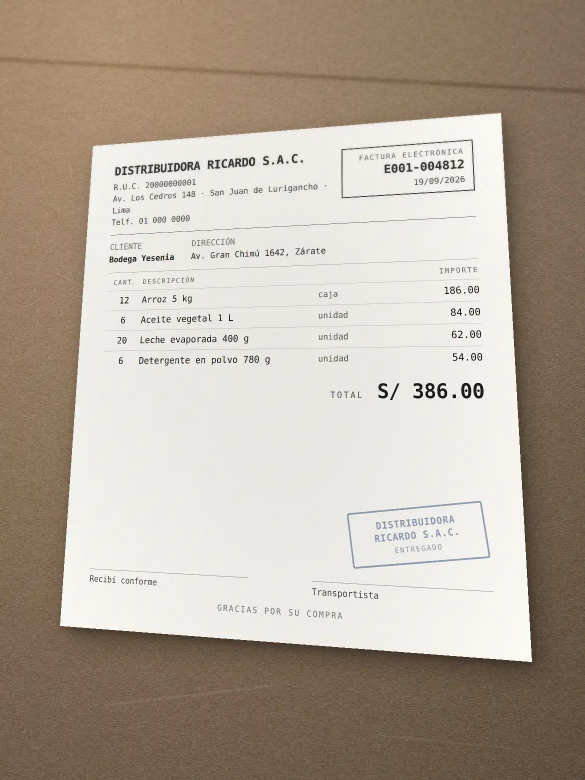
#> input picture website/peru/demos/av/invoice-counter-es.webp, 1170 x 1560 px, given in place of paper-es.png, which was not available (shown at 1/2 size)
$ python shoot_invoice.py --lang es '#' writes invoice-counter-es.webp
#> lines starting #> are read from the running program, lines starting #| are printed output that depends on the picture; after the words box and inside, x2 and y2 are one past the last pixel; in counts of white or black regions, pixels touching at a corner belong together; pictures that were not available may be replaced by others from this repository, and a replacement may not be noted
#!/usr/bin/env python
"""The photographed invoice: render the paper, warp it onto a counter, light it, grain it.

Out: peru/demos/av/invoice-counter.webp at 1170 x 1560 (3x of the camera's 390 x 520 window).

THE PAPER IS PRINTED IN ONE LANGUAGE, so it is an asset with a language. `peru/demos/entrega.html`
asks for `invoice-counter-es.webp` when it is painting Spanish and falls back to the English one
until that file lands.

ONE TEMPLATE, TWO PAPERS. `invoice.html` beside this file is the English paper and stays English;
`WORDS` below is the Spanish twin of every printed word on it, keyed by the exact English, the same
shape `peru/i18n/es/*.json` uses for the pages. Nothing else on the paper moves: the supplier, the
R.U.C., the series and number, the date, the four lines, their amounts and S/ 386.00 are the same
document in both languages, which is what `entrega.html`'s `es` table reads back off the screen.

    /home/peter/wt/bodega-pay-later/.venv/bin/python peru/tools/shoot_invoice.py
    …/python peru/tools/shoot_invoice.py --lang es      # writes invoice-counter-es.webp

It came out of the build's scratchpad on 20 September so it survives the session that wrote it;
`peru/tools/` is excluded from the upload by .vercelignore, as the rest of the rig is.
"""
import math, pathlib, subprocess, sys, tempfile
from PIL import Image, ImageDraw, ImageFilter, ImageChops

HERE = pathlib.Path(__file__).resolve().parent
ROOT = HERE.parents[1]
AV = ROOT / "peru" / "demos" / "av"
W, H = 1170, 1560
PAPER_W, PAPER_H = 900, 1010

# The printed words, in the order they stand on the paper. A Lima distributor's own vocabulary:
# the series E001 is SUNAT's electronic one, so the box says FACTURA ELECTRÓNICA; the two signature
# lines on a Peruvian delivery are «Recibí conforme» and «Transportista»; the telephone is «Telf.».
WORDS = {
    "es": [
        ('<html lang="en">', '<html lang="es-PE">'),
        ("Tel. 01 000 0000", "Telf. 01 000 0000"),
        ('<div class="k">INVOICE</div>', '<div class="k">FACTURA ELECTRÓNICA</div>'),
        (">CUSTOMER<", ">CLIENTE<"),
        (">ADDRESS<", ">DIRECCIÓN<"),
        ('<th class="c">QTY</th>', '<th class="c">CANT.</th>'),
        ("<th>DESCRIPTION</th>", "<th>DESCRIPCIÓN</th>"),
        ('<th class="r">AMOUNT</th>', '<th class="r">IMPORTE</th>'),
        ("<td>Rice 5 kg</td>", "<td>Arroz 5 kg</td>"),
        ("<td>Cooking oil 1 L</td>", "<td>Aceite vegetal 1 L</td>"),
        ("<td>Evaporated milk 400 g</td>", "<td>Leche evaporada 400 g</td>"),
        ("<td>Powder detergent 780 g</td>", "<td>Detergente en polvo 780 g</td>"),
        ('<td class="u">box</td>', '<td class="u">caja</td>'),
        ('<td class="u">unit</td>', '<td class="u">unidad</td>'),
        ('<div class="s">DELIVERED</div>', '<div class="s">ENTREGADO</div>'),
        ('<div class="line">Received by</div>', '<div class="line">Recibí conforme</div>'),
        ('<div class="line">Driver</div>', '<div class="line">Transportista</div>'),
        ("THANK YOU FOR YOUR PURCHASE", "GRACIAS POR SU COMPRA"),
    ],
}


def paper_source(lang: str) -> pathlib.Path:
    """The paper in one language. English is the file as it stands; Spanish is that file with
    every printed word replaced, and a word that no longer matches stops the shoot rather than
    printing half a translated invoice."""
    src = HERE / "invoice.html"
    if lang == "en":
        return src
    text = src.read_text(encoding="utf-8")
    for was, now in WORDS[lang]:
        if was not in text:
            raise SystemExit(f"  invoice.html no longer says {was!r} — the {lang} paper is stale")
        text = text.replace(was, now)
    out = pathlib.Path(tempfile.mkdtemp(prefix="paper-")) / f"invoice-{lang}.html"
    out.write_text(text, encoding="utf-8")
    return out


def render_paper(png: pathlib.Path, lang: str) -> None:
    from playwright.sync_api import sync_playwright
    with sync_playwright() as pw:
        b = pw.chromium.launch(args=["--force-color-profile=srgb", "--font-render-hinting=none"])
        ctx = b.new_context(viewport={"width": PAPER_W, "height": PAPER_H}, device_scale_factor=2)
        page = ctx.new_page()
        page.goto("file://" + str(paper_source(lang)), wait_until="load")
        page.wait_for_timeout(300)
        # A translated label is longer, and on this paper nothing ever overflows — the boxes grow
        # and the text wraps — so «does it overflow» is a question that can only ever answer no.
        # What a longer word actually costs is VERTICAL room: the head, the table and the total
        # grow down the sheet towards the stamp and the signature lines, which are pinned to the
        # foot. The clearance between them is the thing to measure.
        room = page.evaluate("""() => {
            const b = e => document.querySelector(e).getBoundingClientRect();
            return { body: Math.round(b('.tot').bottom), stamp: Math.round(b('.stamp').top),
                     foot: Math.round(b('.foot').top) };
        }""")
        gap = min(room["stamp"], room["foot"]) - room["body"]
        if gap < 40:
            raise SystemExit(f"  the invoice has grown into its own foot: the total ends at "
                             f"{room['body']}, the stamp starts at {room['stamp']} and the "
                             f"signatures at {room['foot']} — {gap} px of clearance")
        print(f"  {lang}: {gap} px between the total and the stamp")
        page.screenshot(path=str(png))
        b.close()


def coeffs(src, dst):
    """PIL wants the INVERSE map: for each destination point, where to read the source."""
    m = []
    for (sx, sy), (dx, dy) in zip(src, dst):
        m.append([dx, dy, 1, 0, 0, 0, -sx * dx, -sx * dy])
        m.append([0, 0, 0, dx, dy, 1, -sy * dx, -sy * dy])
    import numpy as np
    A = np.array(m, dtype=float)
    B = np.array([c for p in src for c in p], dtype=float)
    return np.linalg.solve(A, B).tolist()


def counter() -> Image.Image:
    """The shop's counter: a warm laminate, its grain, the light of one tube overhead."""
    import numpy as np
    rng = np.random.default_rng(20260920)
    base = np.zeros((H, W, 3), dtype=float)
    base[:, :] = (150, 124, 99)

    y = np.linspace(0, 1, H)[:, None]
    x = np.linspace(0, 1, W)[None, :]
    # the light: one warm source beyond the top-left, falling away to the bottom-right
    lit = 1.16 - 0.42 * ((x - 0.18) ** 2 + (y - 0.05) ** 2) ** 0.5
    base *= lit[:, :, None]
    # the grain of the laminate: long fibres along the counter
    fib = rng.normal(0, 1, (H, W // 6 + 1))
    fib = np.repeat(fib, 6, axis=1)[:, :W]
    fib = (fib + rng.normal(0, 1, (H, W))) * 0.5
    base += fib[:, :, None] * 11.0
    base += rng.normal(0, 4.4, (H, W, 1))
    # the counter's own marks: a joint across it and a few scratches the years left
    yy = np.arange(H)[:, None]
    xx = np.arange(W)[None, :]
    joint = np.exp(-((yy - 118 - 0.055 * xx) ** 2) / 26.0)
    base -= joint[:, :, None] * 26
    for x0, y0, dx, dy, w, a in ((210, 1410, 340, -40, 2.2, 13), (760, 1470, 260, 26, 1.6, 10),
                                 (60, 520, 180, 90, 1.4, 8), (930, 300, -220, 120, 1.8, 9)):
        tt = np.clip(((xx - x0) * dx + (yy - y0) * dy) / float(dx * dx + dy * dy), 0, 1)
        d2 = (xx - (x0 + tt * dx)) ** 2 + (yy - (y0 + tt * dy)) ** 2
        base += (np.exp(-d2 / (w * w)) * a)[:, :, None]
    return Image.fromarray(np.clip(base, 0, 255).astype("uint8"), "RGB")


def main() -> int:
    lang = "en"
    if "--lang" in sys.argv:
        lang = sys.argv[sys.argv.index("--lang") + 1]
    if lang not in ("en",) and lang not in WORDS:
        raise SystemExit(f"  no paper in {lang}")
    out = AV / ("invoice-counter.webp" if lang == "en" else f"invoice-counter-{lang}.webp")
    # `--keep` parks the rendered paper next to the tool so a re-run can skip the browser; without
    # it the paper is an intermediate and lives in a temp directory, because a 380 KB PNG left in
    # the repository is a file somebody has to decide about later.
    keep = "--keep" in sys.argv
    png = (HERE if keep else pathlib.Path(tempfile.mkdtemp(prefix="paper-"))) / f"paper-{lang}.png"
    if not (keep and png.exists()):
        render_paper(png, lang)
#> (the call stopped at in render_paper, `with sync_playwright() as pw:`: playwright is not available in this run)
    paper = Image.open(png).convert("RGB")
#> paper is the input picture: PIL image 1170x1560 RGB; mean R, G, B 181.7, 169.8, 156.4

    # a sheet of paper is never flat on a counter: bow it, so its light is not a plane's
    import numpy as np
    pa = np.asarray(paper).astype(float)
    ph, pw = pa.shape[:2]
#> ph = 1560; pw = 1170
    bow = 1.0 - 0.055 * np.sin(np.linspace(0, math.pi, pw))[None, :] \
              - 0.030 * np.sin(np.linspace(0, math.pi, ph))[:, None]
    pa *= bow[:, :, None]
    paper = Image.fromarray(np.clip(pa, 0, 255).astype("uint8"), "RGB")

    # THE FRAME. The phone is held over the counter and tipped a little: the top edge of the
    # sheet is further away, so it is shorter, and the sheet lies a few degrees off square.
    quad = [(186, 292), (1002, 226), (1064, 1324), (120, 1252)]
    src = [(0, 0), (pw, 0), (pw, ph), (0, ph)]
    c = coeffs(src, quad)

    sheet = paper.transform((W, H), Image.PERSPECTIVE, c, Image.BICUBIC)
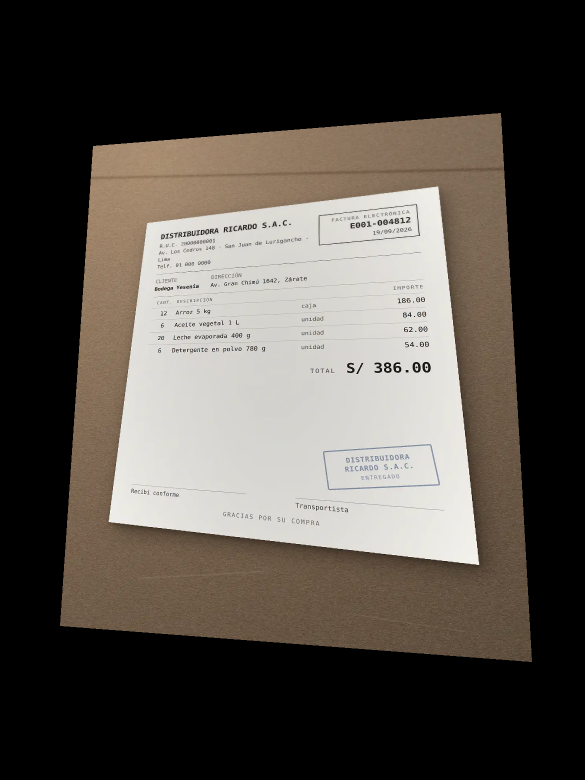
#> sheet: PIL image 1170x1560 RGB (shown at 1/2 size); mean R, G, B 83.4, 78, 71.8
    mask = Image.new("L", (pw, ph), 255).transform((W, H), Image.PERSPECTIVE, c, Image.BICUBIC)
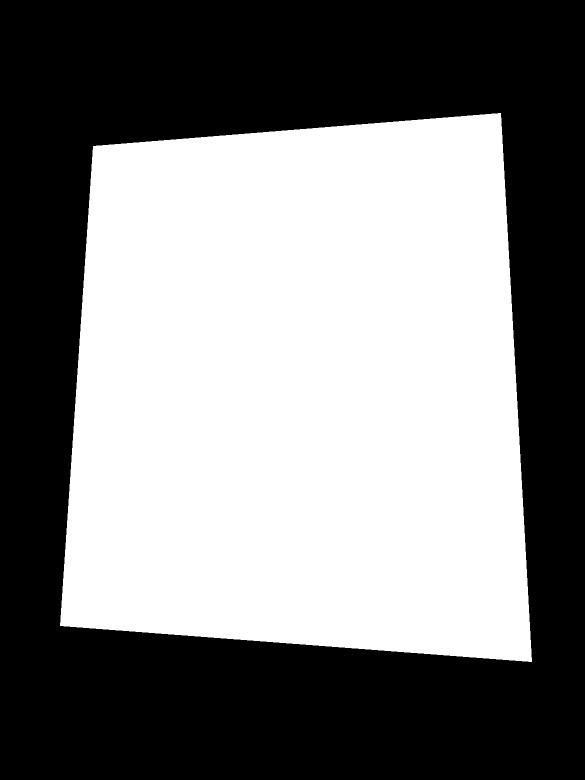
#> mask: PIL image 1170x1560 L (shown at 1/2 size); 49.6% white; 1 white region, box (x1, y1, x2, y2) and area: (120, 226, 1064, 1324) 905525

    img = counter()

    # the shadow the sheet casts: soft, offset down and right of the light
    sh = mask.filter(ImageFilter.GaussianBlur(26))
    shadow = Image.new("RGB", (W, H), (26, 18, 12))
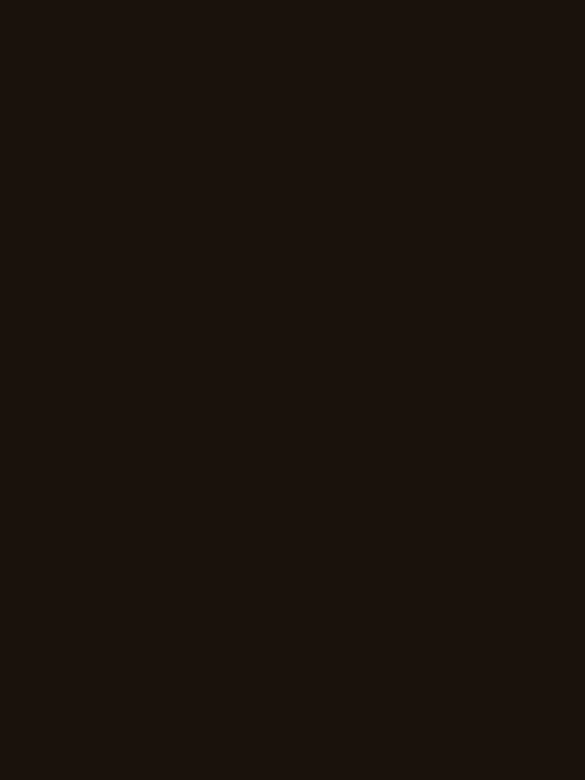
#> shadow: PIL image 1170x1560 RGB (shown at 1/2 size); mean R, G, B 26, 18, 12
    img = Image.composite(Image.blend(img, shadow, 0.42), img, ImageChops.offset(sh, 16, 22))
    # and a tighter, darker one right under the edges, so the paper sits ON the counter
    tight = mask.filter(ImageFilter.GaussianBlur(7))
    img = Image.composite(Image.blend(img, shadow, 0.30), img, ImageChops.offset(tight, 5, 8))
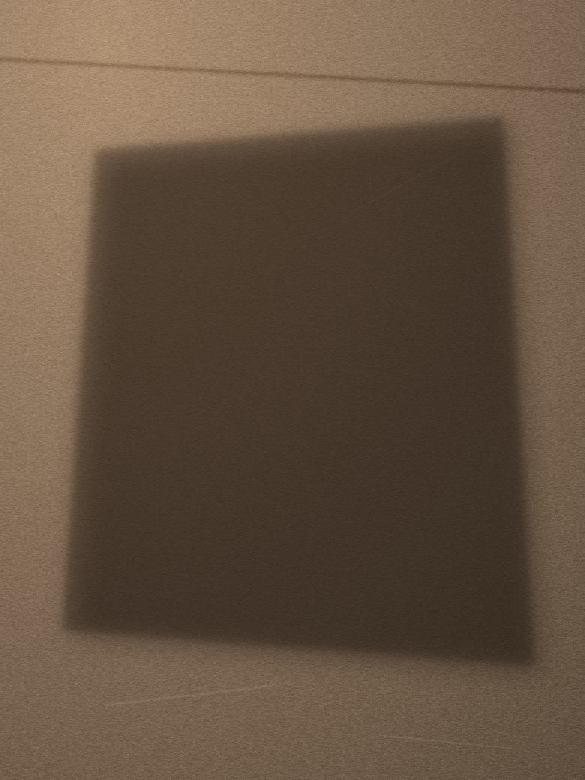
#> img: PIL image 1170x1560 RGB (shown at 1/2 size); mean R, G, B 100.9, 82.2, 64.7

    img.paste(sheet, (0, 0), mask.point(lambda v: 255 if v > 128 else v))
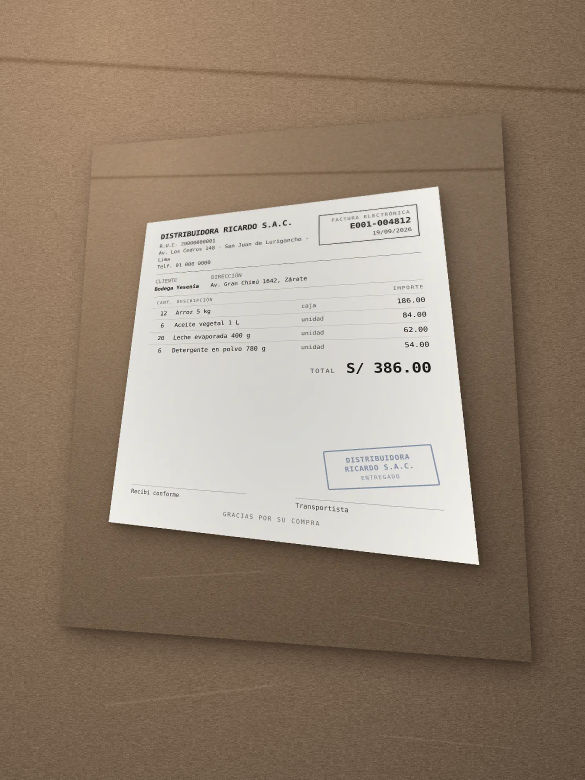
#> img: PIL image 1170x1560 RGB (shown at 1/2 size); mean R, G, B 148.6, 131.7, 114.6

    # THE LIGHT OVER THE WHOLE FRAME, paper and counter alike: one sheen, one vignette
    g = Image.new("L", (W, H), 0)
#> g: PIL image 1170x1560 L; every value is 0
    d = ImageDraw.Draw(g)
    d.polygon([(-200, -300), (W + 300, -700), (W + 700, 500), (300, 900)], fill=64)
    g = g.filter(ImageFilter.GaussianBlur(190))
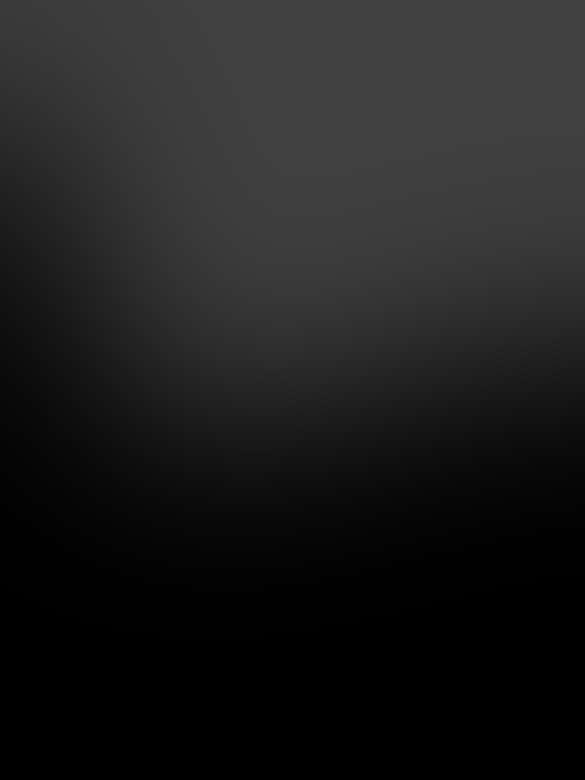
#> g: PIL image 1170x1560 L (shown at 1/2 size); min 0, max 64, mean 29.3
    img = Image.composite(Image.blend(img, Image.new("RGB", (W, H), (255, 250, 238)), 0.20), img, g)

    vig = Image.new("L", (W, H), 0)
    ImageDraw.Draw(vig).ellipse((-W * 0.34, -H * 0.30, W * 1.34, H * 1.30), fill=255)
#> vig: PIL image 1170x1560 L; every value is 255
    vig = vig.filter(ImageFilter.GaussianBlur(150)).point(lambda v: 255 - v)
    img = Image.composite(Image.blend(img, Image.new("RGB", (W, H), (30, 22, 16)), 0.30), img, vig)

    # the lens: the far top edge is a touch out of focus, and the whole frame carries grain
    blur = img.filter(ImageFilter.GaussianBlur(2.1))
    ramp = Image.linear_gradient("L").resize((W, H)).point(lambda v: max(0, 150 - v * 1.5))
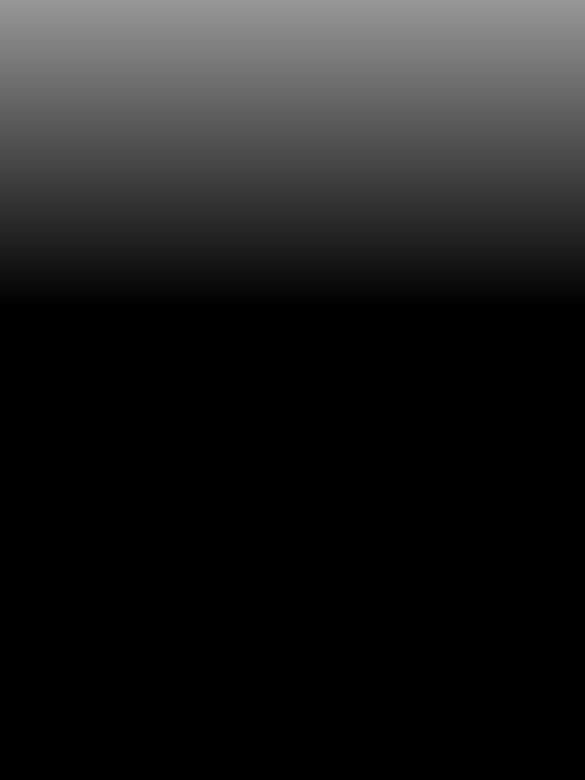
#> ramp: PIL image 1170x1560 L (shown at 1/2 size); min 0, max 150, mean 29.6
    img = Image.composite(blur, img, ramp)

    na = np.asarray(img).astype(float)
    na += np.random.default_rng(7).normal(0, 3.4, na.shape)
    img = Image.fromarray(np.clip(na, 0, 255).astype("uint8"), "RGB")

    raw = HERE / f"invoice-counter-{lang}.png"
    img.save(raw)
    out.parent.mkdir(parents=True, exist_ok=True)
    subprocess.run(["cwebp", "-quiet", "-q", "55", str(raw), "-o", str(out)], check=True)
#> (this line was passed over: subprocess is not available in this run)
    raw.unlink(missing_ok=True)
    print(f"{out.relative_to(ROOT)}  {out.stat().st_size // 1024} KB")
    return 0


sys.exit(main())
#> (the program exits here)
